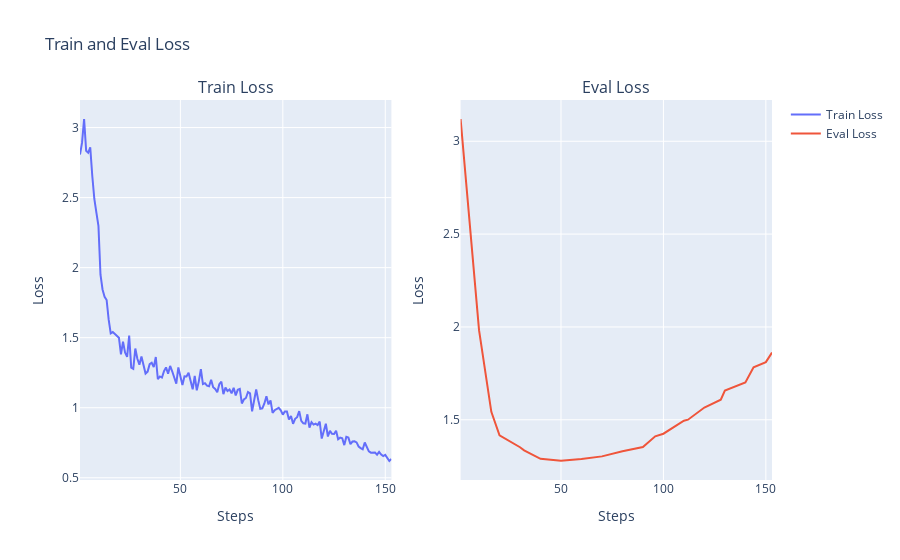

Source (notebook cell):
### Markdown cell above
### Step7 [b]: Plot the metrics

### Code cell
# Plot the train and eval loss metrics using Plotly python library

fig = make_subplots(
    rows=1, cols=2, shared_xaxes=True, subplot_titles=("Train Loss", "Eval Loss")
)

# Add traces
fig.add_trace(
    go.Scatter(x=train_loss[0], y=train_loss[1], name="Train Loss", mode="lines"),
    row=1,
    col=1,
)
fig.add_trace(
    go.Scatter(x=eval_loss[0], y=eval_loss[1], name="Eval Loss", mode="lines"),
    row=1,
    col=2,
)

# Add figure title
fig.update_layout(title="Train and Eval Loss", xaxis_title="Steps", yaxis_title="Loss")

# Set x-axis title
fig.update_xaxes(title_text="Steps")

# Set y-axes titles
fig.update_yaxes(title_text="Loss")

# Show plot
fig.show()

### Figure 1 — Plotly figure (JSON) as saved in the notebook; plotly's stock layout.template omitted (floating-point values rounded to 4 significant figures; data arrays with more than 128 entries replaced by an {"elided": "..."} marker saying what was removed)
{"data": [{"mode": "lines", "name": "Train Loss", "type": "scatter", "x": {"elided": "153 int values"}, "xaxis": "x", "y": {"elided": "153 float values"}, "yaxis": "y"}, {"mode": "lines", "name": "Eval Loss", "type": "scatter", "x": [1, 10, 16, 20, 30, 32, 40, 48, 50, 60, 64, 70, 80, 90, 96, 100, 110, 112, 120, 128, 130, 140, 144, 150, 153], "xaxis": "x2", "y": [3.12, 1.982, 1.543, 1.416, 1.352, 1.335, 1.289, 1.278, 1.279, 1.289, 1.295, 1.303, 1.331, 1.353, 1.411, 1.425, 1.495, 1.5, 1.566, 1.608, 1.657, 1.701, 1.783, 1.811, 1.862], "yaxis": "y2"}], "layout": {"annotations": [{"font": {"size": 16}, "showarrow": false, "text": "Train Loss", "x": 0.225, "xanchor": "center", "xref": "paper", "y": 1, "yanchor": "bottom", "yref": "paper"}, {"font": {"size": 16}, "showarrow": false, "text": "Eval Loss", "x": 0.775, "xanchor": "center", "xref": "paper", "y": 1, "yanchor": "bottom", "yref": "paper"}], "autosize": true, "title": {"text": "Train and Eval Loss"}, "xaxis": {"anchor": "y", "autorange": true, "domain": [0, 0.45], "range": [1, 153], "title": {"text": "Steps"}, "type": "linear"}, "xaxis2": {"anchor": "y2", "autorange": true, "domain": [0.55, 1], "range": [1, 153], "title": {"text": "Steps"}, "type": "linear"}, "yaxis": {"anchor": "x", "autorange": true, "domain": [0, 1], "range": [0.484, 3.197], "title": {"text": "Loss"}, "type": "linear"}, "yaxis2": {"anchor": "x2", "autorange": true, "domain": [0, 1], "range": [1.176, 3.222], "title": {"text": "Loss"}, "type": "linear"}}}
